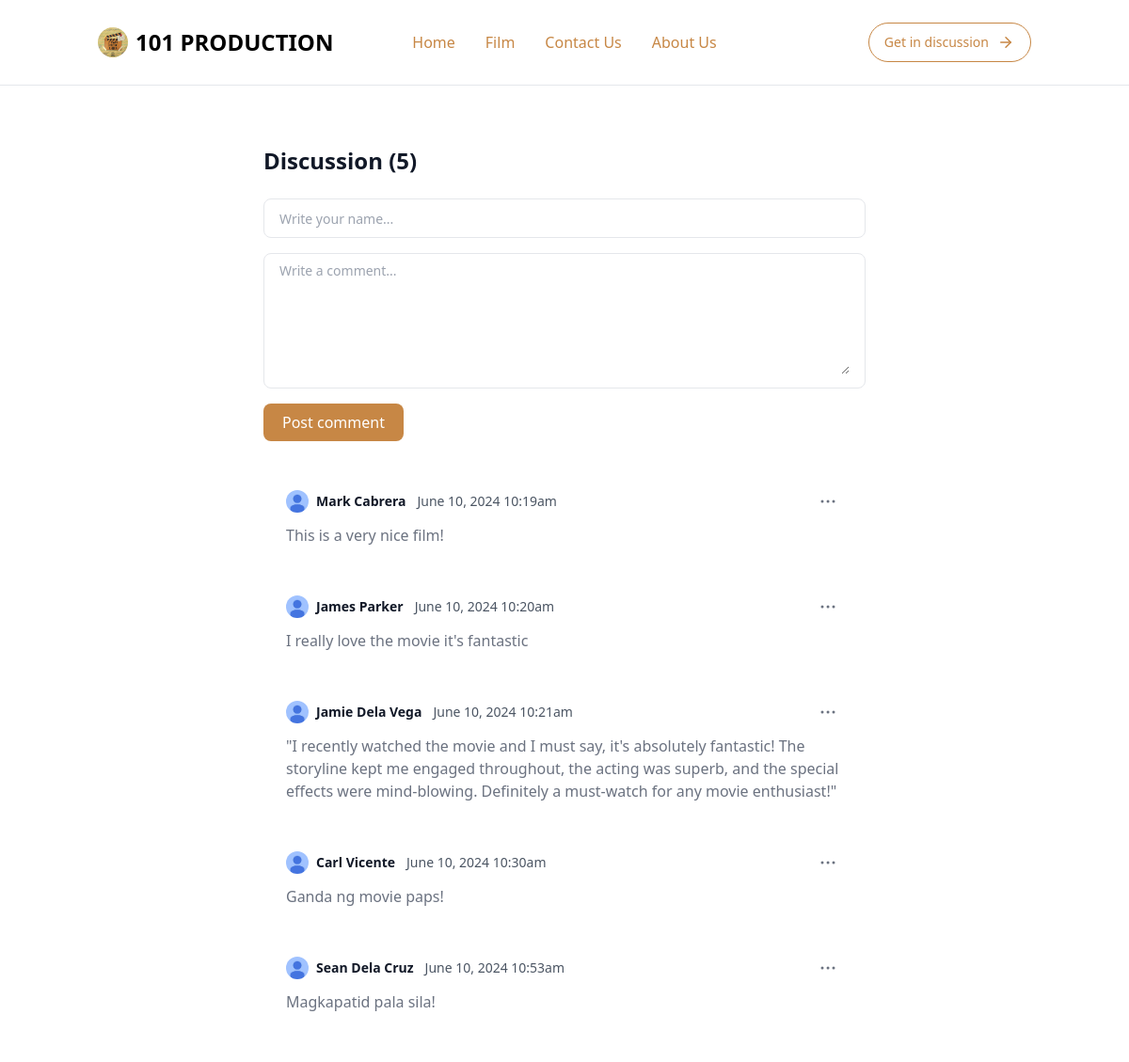
Page /pages/review.php on the committed database.
### tables this page shows
CREATE TABLE `reviews` (
  `id` int(11) NOT NULL,
  `name` varchar(50) NOT NULL,
  `review` varchar(300) NOT NULL,
  `created_at` datetime NOT NULL
);

### pages/review.php (the view, shortened to what this page needs)
<!DOCTYPE html>
<html lang="en">
<head>
    <script src="https://cdn.tailwindcss.com"></script>
</head>
<body>
    <section x-data="{ mobileNavOpen: false }">
        <nav class="py-6 border-b">
            <div class="container mx-auto px-4">
                <div class="relative flex items-center justify-between">
                    <a href="/101-production/index.php" class="flex items-center">
                        <img src="../images/logo.png" class="h-8 w-8 rounded-full object-cover" alt="Flowbite Logo" />
                        <span class="ml-2 self-center text-2xl font-semibold whitespace-nowrap dark:text-white">101 PRODUCTION</span>
                    </a>
                    <ul class="absolute top-1/2 left-1/2 transform -translate-x-1/2 -translate-y-1/2 hidden md:flex">
                        <li class="mr-8">
                            <a class="inline-block darkCustom font-medium hover:underline" href="/101-production/index.php">Home</a>
                        </li>
                        <li class="mr-8">
                            <a class="inline-block darkCustom font-medium hover:underline" href="/101-production/pages/film.php">Film</a>
                        </li>
                        <li class="mr-8">
                            <a class="inline-block darkCustom font-medium hover:underline" href="/101-production/pages/contact.php">Contact Us</a>
                        </li>
                        <li>
                            <a class="inline-block darkCustom font-medium hover:underline" href="/101-production/pages/aboutUs.php">About Us</a>
                        </li>
                    </ul>
                    <div class="flex items-center justify-end">
                        <div class="hidden md:block">
                            <a href="/101-production/pages/review.php" class="inline-flex group py-2.5 px-4 items-center justify-center text-sm font-medium lightButton rounded-full transition duration-200">
                                <span class="mr-2">Get in discussion</span>
                                <span class="transform group-hover:translate-x-0.5 transition-transform duration-200">
                                </span>
                            </a>
                        </div>
                    </div>
                </div>
            </div>
        </nav>
        <div class="bg-white dark:bg-gray-900 py-8 lg:py-16 antialiased">
            <div class="max-w-2xl mx-auto px-4">
                <div class="flex justify-between items-center mb-6">
                    <?php
                    require '../database/conn.php';
                    $sql = "SELECT name, review, created_at FROM reviews";
                    $result = $conn->query($sql);
                    $num_reviews = $result->num_rows;
                    ?>
                    <h2 class="text-lg lg:text-2xl font-bold text-gray-900 dark:text-white">Discussion (<?php echo $num_reviews; ?>)</h2>
                </div>
                <form class="mb-6" action="review.php" method="POST">
                    <div class="py-2 px-4 mb-4 bg-white rounded-lg rounded-t-lg border border-gray-200 dark:bg-gray-800 dark:border-gray-700">
                        <input id="name" name="name" class="px-0 w-full text-sm text-gray-900 border-0 focus:ring-0 focus:outline-none dark:text-white dark:placeholder-gray-400 dark:bg-gray-800" placeholder="Write your name..." required>
                    </div>
                    <div class="py-2 px-4 mb-4 bg-white rounded-lg rounded-t-lg border border-gray-200 dark:bg-gray-800 dark:border-gray-700">
                        <textarea id="review" name="review" rows="6" class="px-0 w-full text-sm text-gray-900 border-0 focus:ring-0 focus:outline-none dark:text-white dark:placeholder-gray-400 dark:bg-gray-800" placeholder="Write a comment..." required></textarea>
                    </div>
                    <button type="submit" class="px-5 py-2 rounded-lg darkButton">
                        Post comment
                    </button>
                </form>
                <?php
                require '../database/conn.php';
                $sql = "SELECT name, review, created_at FROM reviews";
                $result = $conn->query($sql);
                if ($result->num_rows > 0) {
                    while ($row = $result->fetch_assoc()) {
                ?>
                        <article class="p-6 text-base bg-white rounded-lg dark:bg-gray-900">
                            <footer class="flex justify-between items-center mb-2">
                                <div class="flex items-center">
                                    <img class="mr-2 w-6 h-6 rounded-full" src="../images/sillhoutte.jpg" alt="<?php echo $row['name']; ?>">
                                    <p class="inline-flex items-center mr-3 text-sm text-gray-900 dark:text-white font-semibold"><?php echo $row['name']; ?></p>
                                    <p class="text-sm text-gray-600 dark:text-gray-400">
                                        <time pubdate datetime="<?php echo $row['created_at']; ?>" title="<?php echo $row['created_at']; ?>">
                                            <?php echo date('F j, Y g:ia', strtotime($row['created_at'])); ?>
                                        </time>
                                    </p>
                                </div>
                                <button id="dropdownComment1Button" data-dropdown-toggle="dropdownComment1" class="inline-flex items-center p-2 text-sm font-medium text-center text-gray-500 dark:text-gray-400 bg-white rounded-lg hover:bg-gray-100 focus:ring-4 focus:outline-none focus:ring-gray-50 dark:bg-gray-900 dark:hover:bg-gray-700 dark:focus:ring-gray-600" type="button">
                                    <svg class="w-4 h-4" aria-hidden="true" xmlns="http://www.w3.org/2000/svg" fill="currentColor" viewBox="0 0 16 3">
                                        <path d="M2 0a1.5 1.5 0 1 1 0 3 1.5 1.5 0 0 1 0-3Zm6.041 0a1.5 1.5 0 1 1 0 3 1.5 1.5 0 0 1 0-3ZM14 0a1.5 1.5 0 1 1 0 3 1.5 1.5 0 0 1 0-3Z" />
                                    </svg>
                                </button>
                            </footer>
                            <p class="text-gray-500 dark:text-gray-400"><?php echo $row['review']; ?></p>
                        </article>
                <?php
                    }
                } else {
                    echo "No reviews found";
                }
                ?>
            </div>
        </div>
    </section>
</body>
</html>

### pages/review.php (style rules this page uses)
.darkCustom { color: #c78745; }
.darkButton { background-color: #c78745; color: #fff; }
.lightButton { border: 1px solid #c78745; background-color: #fff; color: #c78745; }

### rows in the picture
reviews: name "Mark Cabrera", created_at "June 10, 2024 10:19am", review "This is a very nice film!"
reviews: name "James Parker", created_at "June 10, 2024 10:20am", review "I really love the movie it's fantastic"
reviews: name "Jamie Dela Vega", created_at "June 10, 2024 10:21am", review "\"I recently watched the movie and I must say, it's absolutely fantastic! The storyline kept me engaged throughout, the acting was superb, and the special effects were mind-blowing. Definitely a must-watch for any movie enthusiast!\""
reviews: name "Carl Vicente", created_at "June 10, 2024 10:30am", review "Ganda ng movie paps!"
reviews: name "Sean Dela Cruz", created_at "June 10, 2024 10:53am", review "Magkapatid pala sila!"

### other values in the picture
$num_reviews "5"
